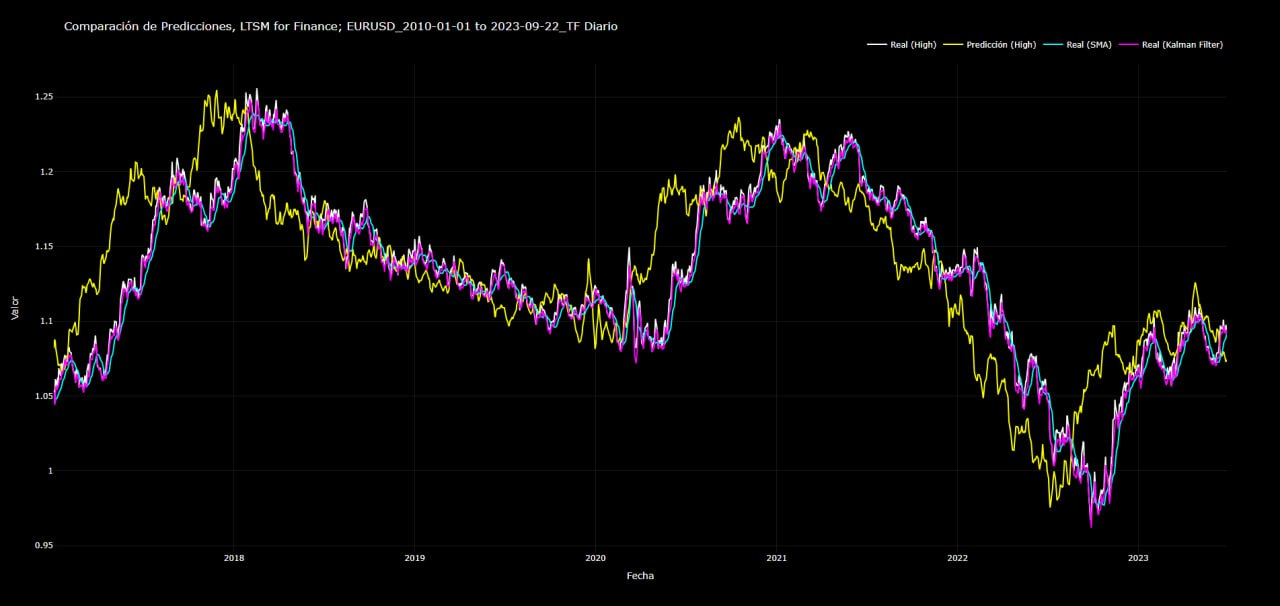

Python code for this plot:
# -*- coding: utf-8 -*-
"""
Created on Fri Sep 22 18:09:30 2023

@author: USER
"""

# Study Quant For Finance over LSTM Timeseries_v4
# VTAlgo Group de Elmer Niño. @Undertiker

# 1.- Start Script
import time
start_time = time.time()

# Importamos Librerías
# 2.1.- Importamos Librerías comunes
import datetime
import yfinance as yf
import numpy as np
import pandas as pd
np.random.seed(4)
import matplotlib.pyplot as plt

# 2.2.- Importar Librerías sección de Machine Learning
from sklearn.preprocessing import MinMaxScaler
from keras.models import Sequential
from keras.layers import Dense, LSTM

# 3.- Data download
# 3.1.- Etiquetamos
project_name = "LTSM for Finance"
symbol = 'EURUSD=X'
start_date = '2010-01-01'

# 3.2.- Get the current date
today = datetime.date.today()

# 3.3.- Format the current date as a string in 'YYYY-MM-DD' format
end_date = today.strftime('%Y-%m-%d')

symbol_clean = symbol.replace('=X', '')
timeframe = "TF Diario"

# 3.4.- Define a label for titles and filenames
label = f"{project_name}; {symbol_clean}_{start_date} to {end_date}_{timeframe}"

# 4.- Download data
try:
    dataset = yf.download(symbol, start=start_date, end=end_date)
    if dataset.empty:
        print(f"No data found for {symbol} from {start_date} to {end_date}")
    else:
        print(dataset.head(3))
except Exception as e:
    print(f"An error occurred: {str(e)}")
    
# 4.- Indexamos mas features al dataset utilizando la librería ta y anexando manualmente el filtro de Kalman
# 4.1.- Importamos la Librería ta y hacemos una copia al dataset
import ta
dataset_ta = dataset.copy()

# 4.2.- Añadiendo media móvil simple
dataset_ta['SMA'] = ta.trend.sma_indicator(dataset_ta['Close'])

# 4.3.- Anexamos el filtro de Kalman
from pykalman import KalmanFilter
kf = KalmanFilter(initial_state_mean=0, n_dim_obs=1)
kf = kf.em(dataset_ta['Close'], n_iter=10)
(filtered_state_means, _) = kf.filter(dataset_ta['Close'])
dataset_ta['Kalman Filter'] = filtered_state_means

# 4.4.- Asegúrate de manejar los valores NaN que puedan generar los indicadores técnicos
dataset_ta.dropna(inplace=True)

# 5.- Sets de entrenamiento y validación 
# La LSTM se entrenará con datos de 2016 hacia atrás. La validación se hará con datos de 2017 en adelante.
# 5.1.- Escogiendo el conjunto de entrenamiento del dataframe correcto con las columnas correctas
set_entrenamiento = dataset_ta[:'2016'].loc[:, ['High', 'SMA', 'Kalman Filter']]

# 5.2.- Escogiendo el conjunto de validación del dataframe correcto con las columnas correctas
set_validacion = dataset_ta['2017':].loc[:, ['High', 'SMA', 'Kalman Filter']]
set_entrenamiento['High'].plot(legend=True)
set_validacion['High'].plot(legend=True)
plt.legend(['Entrenamiento (2010-2016)', 'Validación (2017 hasta los presentes)'])
plt.show()

# 5.3.- Normalización del set de entrenamiento con nuevas características
sc = MinMaxScaler(feature_range=(0, 1))
set_entrenamiento_escalado = sc.fit_transform(set_entrenamiento[['High', 'SMA', 'Kalman Filter']])

# 5.4.- Utilizando el mismo objeto de escalado para transformar el set de validación
set_validacion_escalado = sc.transform(set_validacion)

# 5.5.- La red LSTM tendrá como entrada "time_step" datos consecutivos, y como salida 1 dato (la predicción a
# partir de esos "time_step" datos). Se conformará de esta forma el set de entrenamiento
time_step = 60
X_train = []
Y_train = []
m = len(set_entrenamiento_escalado)

# 5.6.- Ajustando el bucle para formar X_train y Y_train considerando todas las características
for i in range(time_step,m):
    X_train.append(set_entrenamiento_escalado[i-time_step:i, :])  # todas las características
    Y_train.append(set_entrenamiento_escalado[i, 0])  # la primera característica 'High'
X_train, Y_train = np.array(X_train), np.array(Y_train)

# 5.7.- Ajustar la forma de X_train para que se ajuste al modelo en Keras
X_train = np.reshape(X_train, (X_train.shape[0], X_train.shape[1], X_train.shape[2]))

# 6.- Red LSTM
dim_entrada = (X_train.shape[1], X_train.shape[2])  # Cambiar la forma de entrada
dim_salida = 1
na = 50

modelo = Sequential()
modelo.add(LSTM(units=na, input_shape=dim_entrada))
modelo.add(Dense(units=dim_salida))
modelo.compile(optimizer='rmsprop', loss='mse')
modelo.fit(X_train,Y_train,epochs=20,batch_size=32)

# 7.- Validación (predicción del valor de las acciones)
x_test = set_validacion.values
x_test = sc.transform(x_test)

X_test = []
for i in range(time_step, len(set_validacion_escalado)):
    X_test.append(set_validacion_escalado[i-time_step:i, :])
X_test = np.array(X_test)

prediccion = modelo.predict(X_test)

# 8.- Modificar cómo se hace la inversión de escalado para la predicción
nFeatures = 3
prediccion_transformed = np.zeros((len(prediccion), nFeatures))
prediccion_transformed[:,0] = prediccion[:,0]
prediccion_inverse = sc.inverse_transform(prediccion_transformed)[:,0]

# 9.- Graficar resultados con matplotlib
def graficar_predicciones(real, prediccion, titulo):
    plt.figure(figsize=(14,8))
    plt.plot(real[:len(prediccion)], color='red', label='Valor real del activo')
    plt.plot(prediccion, color='blue', label=f'Predicción de la acción con {titulo}')
    plt.title(titulo)
    plt.ylim(1.1 * np.min(prediccion)/2, 1.1 * np.max(prediccion))
    plt.xlabel('Tiempo')
    plt.ylabel('Valor del activo')
    plt.legend()
    plt.show()

# Graficar 'High' con Predicción
graficar_predicciones(set_validacion['High'].values, prediccion_inverse, 'High')

# Graficar 'SMA' con Predicción
graficar_predicciones(set_validacion['SMA'].values, prediccion_inverse, 'SMA')

# Graficar 'Kalman Filter' con Predicción
graficar_predicciones(set_validacion['Kalman Filter'].values, prediccion_inverse, 'Kalman Filter')

# 10.- Graficamos con Plotly
import plotly.graph_objects as go
from plotly.subplots import make_subplots
import plotly.io as pio
import plotly.express as px

# 10.1.- Define una función para guardar la gráfica como HTML
def guardar_grafica(fig, filename):
    pio.write_html(fig, file=filename, auto_open=False)
    print(f"{filename} se ha guardado correctamente.")

# 10.2.- Asegurándote de que las fechas están en el formato correcto
# Verificar si el DataFrame tiene una columna 'Fecha'
if 'Fecha' not in set_validacion.columns:
    # Si el índice del DataFrame es un DatetimeIndex, crear una columna 'Fecha' a partir del índice
    if isinstance(set_validacion.index, pd.DatetimeIndex):
        set_validacion['Fecha'] = set_validacion.index.date
    else:
        raise ValueError("No hay una columna de fechas y el índice no es un DatetimeIndex.")

# 10.3.- Obtén las fechas desde tu set de validación
fechas = set_validacion['Fecha']

# 11.- Graficamos con Plotly y guardamos y visualizamos en un html
# 11.1.- Función Plotly
def graficar_predicciones_plotly(real, prediccion, titulo, fechas, label):
    fig = make_subplots(rows=1, cols=1)
    
    # Agregar traza para los valores reales
    fig.add_trace(
        go.Scatter(x=fechas[:len(prediccion)], y=real[:len(prediccion)], mode='lines', name='Valor real del activo', line=dict(color='white')),
        row=1, col=1
    )
    
    # Agregar traza para los valores predichos
    fig.add_trace(
        go.Scatter(x=fechas[:len(prediccion)], y=prediccion, mode='lines', name=f'Predicción de la acción con {titulo}', line=dict(color='cyan')),
        row=1, col=1
    )
    
    # Actualizar layout de la figura para tener fondo oscuro y grid tenue
    fig.update_layout(
        title=f"{label}, Features {titulo}",
        xaxis_title='Fecha',
        yaxis_title='Valor del activo',
        template='plotly_dark',
        xaxis=dict(
            gridcolor='rgba(255, 255, 255, 0.1)' # Grid casi transparente
        ),
        yaxis=dict(
            gridcolor='rgba(255, 255, 255, 0.1)' # Grid casi transparente
        )
    )
    
    # Guardar la figura como un archivo HTML
    filename = f"{titulo}_{label}_prediccion.html".replace(' ', '_').replace(';', '').replace(':', '')
    guardar_grafica(fig, filename)  # Utilizar la función definida anteriormente para guardar la gráfica
    
    return fig

# 11.2.- Obtén las fechas desde tu set de validación
fechas = set_validacion.index if set_validacion.index.name == 'Fecha' else set_validacion['Fecha']

# 11.3.- Graficar 'High' con Predicción
graficar_predicciones_plotly(set_validacion['High'].values, prediccion_inverse, 'High', fechas, label)

# 11.4.- Graficar 'SMA' con Predicción
graficar_predicciones_plotly(set_validacion['SMA'].values, prediccion_inverse, 'SMA', fechas, label)

# 11.5.- Graficar 'Kalman Filter' con Predicción
graficar_predicciones_plotly(set_validacion['Kalman Filter'].values, prediccion_inverse, 'Kalman Filter', fechas, label)

# 11.6.- Graficamos todos los features en un solo html
# 11.6.1.- Crear trazados para cada serie de datos
trace_real = go.Scatter(x=set_validacion.index[:len(prediccion_inverse)], y=set_validacion['High'].values[:len(prediccion_inverse)], mode='lines', name='Real (High)', line=dict(color='white'))
trace_pred = go.Scatter(x=set_validacion.index[:len(prediccion_inverse)], y=prediccion_inverse, mode='lines', name='Predicción (High)', line=dict(color='yellow'))
trace_sma = go.Scatter(x=set_validacion.index[:len(prediccion_inverse)], y=set_validacion['SMA'].values[:len(prediccion_inverse)], mode='lines', name='Real (SMA)', line=dict(color='cyan'))
trace_kalman = go.Scatter(x=set_validacion.index[:len(prediccion_inverse)], y=set_validacion['Kalman Filter'].values[:len(prediccion_inverse)], mode='lines', name='Real (Kalman Filter)', line=dict(color='magenta'))

# 11.6.2.- Crear layout personalizado
layout = go.Layout(
    title=f'Comparación de Predicciones, {label}',
    xaxis=dict(
        title='Fecha',
        gridcolor='rgba(128,128,128,0.2)',
        gridwidth=0.5,
        zerolinecolor='gray',
        zerolinewidth=0.5,
    ),
    yaxis=dict(
        title='Valor',
        gridcolor='rgba(128,128,128,0.2)',
        gridwidth=0.5,
        zerolinecolor='gray',
        zerolinewidth=0.5,
    ),
    plot_bgcolor='black',
    paper_bgcolor='black',
    font=dict(color='white'),
    legend=dict(orientation="h", yanchor="bottom", y=1.02, xanchor="right", x=1)
)

# 11.6.3.- Crear figura y añadir trazados
fig = go.Figure(data=[trace_real, trace_pred, trace_sma, trace_kalman], layout=layout)

# 11.6.4.- Guardar la figura en un archivo HTML
fig.write_html(f'{label}_comparacion_predicciones.html')

# 12.- Cálculo de Métricas de Error
from sklearn.metrics import mean_squared_error, mean_absolute_error
import numpy as np  # Asegúrate de tener esta importación para usar np.mean y np.abs

# 12.1.- Para High
mse = mean_squared_error(set_validacion['High'].values[:len(prediccion_inverse)], prediccion_inverse)
mae = mean_absolute_error(set_validacion['High'].values[:len(prediccion_inverse)], prediccion_inverse)
mape = np.mean(np.abs((set_validacion['High'].values[:len(prediccion_inverse)] - prediccion_inverse) / set_validacion['High'].values[:len(prediccion_inverse)])) * 100

# 12.2.- Para 'SMA'
mse_sma = mean_squared_error(set_validacion['SMA'].values[:len(prediccion_inverse)], prediccion_inverse)
mae_sma = mean_absolute_error(set_validacion['SMA'].values[:len(prediccion_inverse)], prediccion_inverse)
mape_sma = np.mean(np.abs((set_validacion['SMA'].values[:len(prediccion_inverse)] - prediccion_inverse) / set_validacion['SMA'].values[:len(prediccion_inverse)])) * 100

# 12.3.- Para 'Kalman Filter'
mse_kalman = mean_squared_error(set_validacion['Kalman Filter'].values[:len(prediccion_inverse)], prediccion_inverse)
mae_kalman = mean_absolute_error(set_validacion['Kalman Filter'].values[:len(prediccion_inverse)], prediccion_inverse)
mape_kalman = np.mean(np.abs((set_validacion['Kalman Filter'].values[:len(prediccion_inverse)] - prediccion_inverse) / set_validacion['Kalman Filter'].values[:len(prediccion_inverse)])) * 100

# 12.4.- Imprimiendo los resultados:
print(f"Mean Squared Error (MSE) para 'High': {mse}")
print(f"Mean Absolute Error (MAE) para 'High': {mae}")
print(f"Mean Absolute Percentage Error (MAPE) para 'High': {mape}%")
print(f"Mean Squared Error (MSE) para 'SMA': {mse_sma}")
print(f"Mean Absolute Error (MAE) para 'SMA': {mae_sma}")
print(f"Mean Absolute Percentage Error (MAPE) para 'SMA': {mape_sma}%")
print(f"Mean Squared Error (MSE) para 'Kalman Filter': {mse_kalman}")
print(f"Mean Absolute Error (MAE) para 'Kalman Filter': {mae_kalman}")
print(f"Mean Absolute Percentage Error (MAPE) para 'Kalman Filter': {mape_kalman}%")

# 13.- Medición del tiempo total del Proceso Run del Script
end_time = time.time()
elapsed_time = end_time - start_time
print(f"Tiempo total de ejecución: {elapsed_time / 60:.2f} minutos")

# End Script
